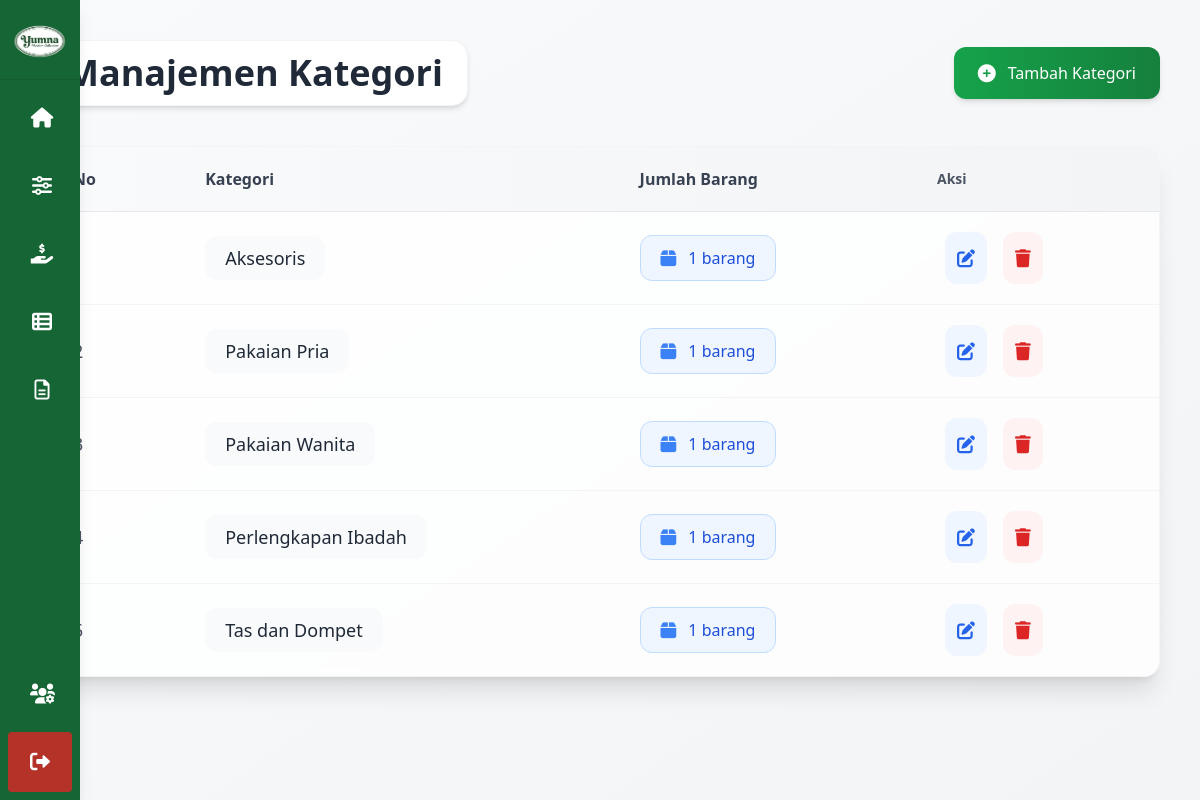
/pages/manage_kategori.php (signed in), run on an earlier commit of the app's database.
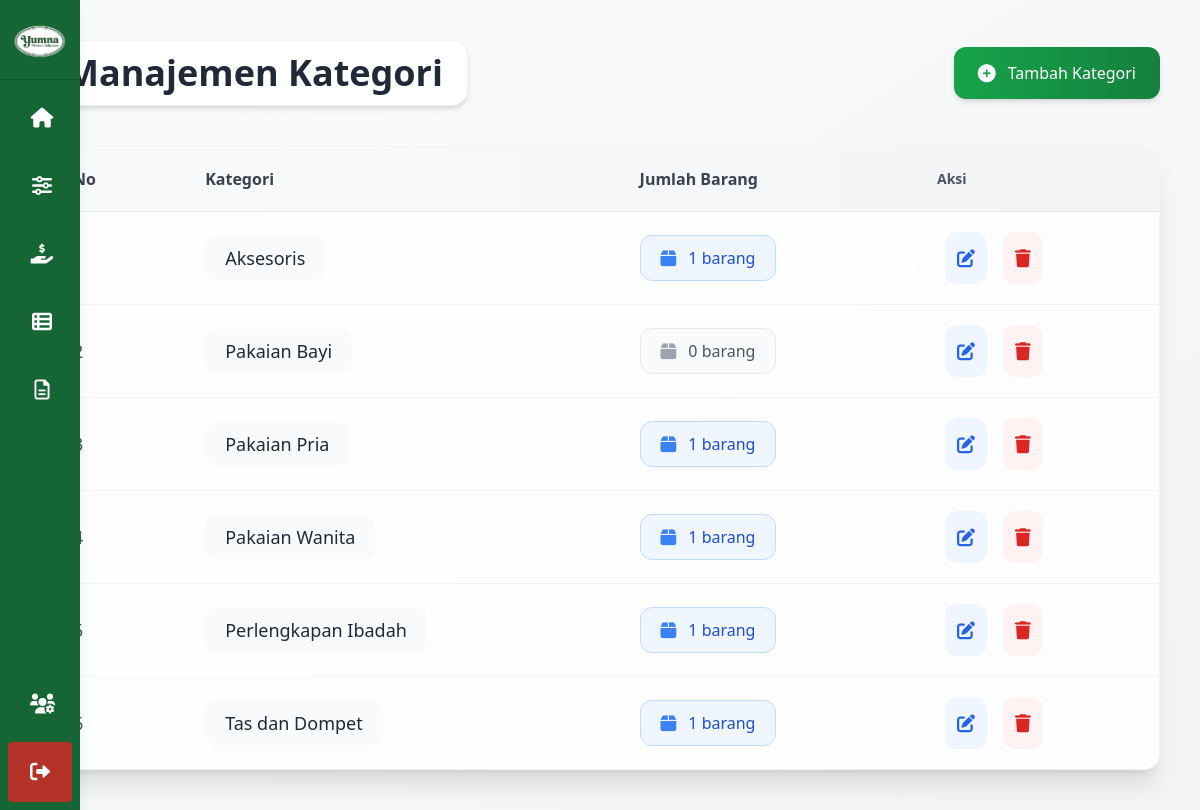
And on a later commit of the database.
### tables this page shows
CREATE TABLE kategori (
    id_kategori INT(10) AUTO_INCREMENT PRIMARY KEY,
    kategori_barang VARCHAR(100) NOT NULL
);

### pages/manage_kategori.php (the view, shortened to what the changed rows need)
<?php
require_once '../config/koneksi.php';
$stmt = $pdo->query("SELECT * FROM kategori ORDER BY kategori_barang");
$kategoris = $stmt->fetchAll(PDO::FETCH_ASSOC);
?>
<!DOCTYPE html>
<html lang="id">
<head>
    <script src="https://cdn.tailwindcss.com"></script>
    <link rel="stylesheet" href="https://cdnjs.cloudflare.com/ajax/libs/font-awesome/6.0.0-beta3/css/all.min.css">
</head>
<body class="bg-gradient-to-br from-gray-50 to-gray-100 min-h-screen">
    <div class="flex">
        <?php include '../includes/sidebar.php'; ?>
        <main class="flex-1 p-6 sm:p-8 lg:p-10">
            <div class="max-w-6xl mx-auto">
                <header class="flex flex-col sm:flex-row justify-between items-center mb-10 gap-4">
                    <div class="flex items-center gap-4">
                        <h1 class="text-3xl sm:text-4xl font-bold text-gray-800 bg-white py-3 px-6 rounded-2xl shadow-md border border-gray-100">
                            <?php echo $user_level === 'admin' ? 'Manajemen Kategori' : 'Data Kategori'; ?>
                        </h1>
                    </div>
                </header>
                <div class="bg-white/80 backdrop-blur-sm rounded-2xl shadow-xl overflow-hidden border border-gray-100">
                    <table class="w-full">
                        <thead class="bg-gradient-to-r from-gray-50 to-gray-100 border-b border-gray-200">
                            <tr>
                                <th class="px-8 py-5 text-left text-base font-semibold text-gray-700">No</th>
                                <th class="px-8 py-5 text-left text-base font-semibold text-gray-700">Kategori</th>
                                <th class="px-8 py-5 text-left text-base font-semibold text-gray-700">Jumlah Barang</th>
                                <?php if ($user_level === 'admin'): ?>
                                    <th class="px-6 py-4 text-left text-sm font-semibold text-gray-600">Aksi</th>
                                <?php endif; ?>
                            </tr>
                        </thead>
                        <tbody class="divide-y divide-gray-100">
                            <?php if (empty($kategoris)): ?>
                                <tr>
                                    <td colspan="<?= $user_level === 'admin' ? '4' : '3' ?>" class="px-6 py-4 text-center text-gray-500">
                                        Tidak ada data kategori
                                    </td>
                                </tr>
                            <?php else: ?>
                                <?php $no = 1;
                                foreach ($kategoris as $kategori):
                                    $stmt = $pdo->prepare("SELECT COUNT(*) FROM barang WHERE id_kategori = ?");
                                    $stmt->execute([$kategori['id_kategori']]);
                                    $jumlah_barang = $stmt->fetchColumn();
                                ?>
                                    <tr class="hover:bg-gray-50/50 transition-colors duration-150">
                                        <td class="px-8 py-5 text-gray-600 text-lg"><?= $no++ ?></td>
                                        <td class="px-8 py-5">
                                            <span class="font-medium text-gray-800 bg-gray-50 px-5 py-2 rounded-xl text-lg inline-block">
                                                <?= htmlspecialchars($kategori['kategori_barang']) ?>
                                            </span>
                                        </td>
                                        <td class="px-8 py-5">
                                            <span class="px-5 py-2 text-base rounded-xl inline-flex items-center gap-3 font-medium <?= $jumlah_barang > 0 ? 'bg-blue-50 text-blue-700 border border-blue-200' : 'bg-gray-50 text-gray-600 border border-gray-200' ?>">
                                                <i class="fas <?= $jumlah_barang > 0 ? 'fa-box text-blue-500' : 'fa-box text-gray-400' ?> text-lg"></i>
                                                <?= $jumlah_barang ?> barang
                                            </span>
                                        </td>
                                        <?php if ($user_level === 'admin'): ?>
                                            <td class="px-8 py-5">
                                                <div class="flex gap-4">
                                                    <button onclick='openModal("edit", <?= json_encode($kategori) ?>)'
                                                        class="text-blue-600 hover:text-blue-800 bg-blue-50 p-3 rounded-xl hover:bg-blue-100 transition-colors">
                                                        <i class="fas fa-edit text-lg"></i>
                                                    </button>
                                                    <form method="POST" class="inline" onsubmit="return confirmDelete()">
                                                        <button type="submit" class="text-red-600 hover:text-red-800 bg-red-50 p-3 rounded-xl hover:bg-red-100 transition-colors">
                                                            <i class="fas fa-trash text-lg"></i>
                                                        </button>
                                                    </form>
                                                </div>
                                            </td>
                                        <?php endif; ?>
                                    </tr>
                                <?php endforeach; ?>
                            <?php endif; ?>
                        </tbody>
                    </table>
                </div>
            </div>
        </main>
    </div>
</body>
</html>

### includes/Sidebar.php (shortened to what the changed rows need)
<?php
$user_level = $_SESSION['pengguna']['level'];
?>
<aside class="fixed left-0 top-0 z-50 flex h-screen w-20 flex-col bg-green-800 text-white shadow-lg">
    <nav class="flex h-full flex-col p-2">
        <ul class="space-y-2">
            <?php
            $bottom_items_labels = ['Pengaturan', 'Logout'];
            foreach ($menuItems as $item):
                if (in_array($item['label'], $bottom_items_labels)) continue;
                $isActive = false;
                $active_class = $isActive ? 'bg-green-700 border-l-4 border-lime-400' : 'border-l-4 border-transparent';
                $hasSubmenu = isset($item['submenu']);
            ?>
                <li class="relative">
                    <a href="<?= $hasSubmenu ? '#' : $item['url'] ?>" class="group flex items-center justify-center rounded p-4 transition-all hover:bg-green-700 <?= $active_class ?>" <?= $hasSubmenu ? 'onclick="toggleSubmenu(event, \'submenu-' . strtolower(str_replace(' ', '', $item['label'])) . '\')"' : '' ?>>
                        <i class="<?= $item['icon'] ?> w-6 text-center text-xl"></i>
                    </a>
                </li>
            <?php endforeach; ?>
        </ul>
    </nav>
</aside>

What changed in the data, as far as the page shows it:
added kategori: kategori_barang "Pakaian Bayi", jumlah_barang "0"
